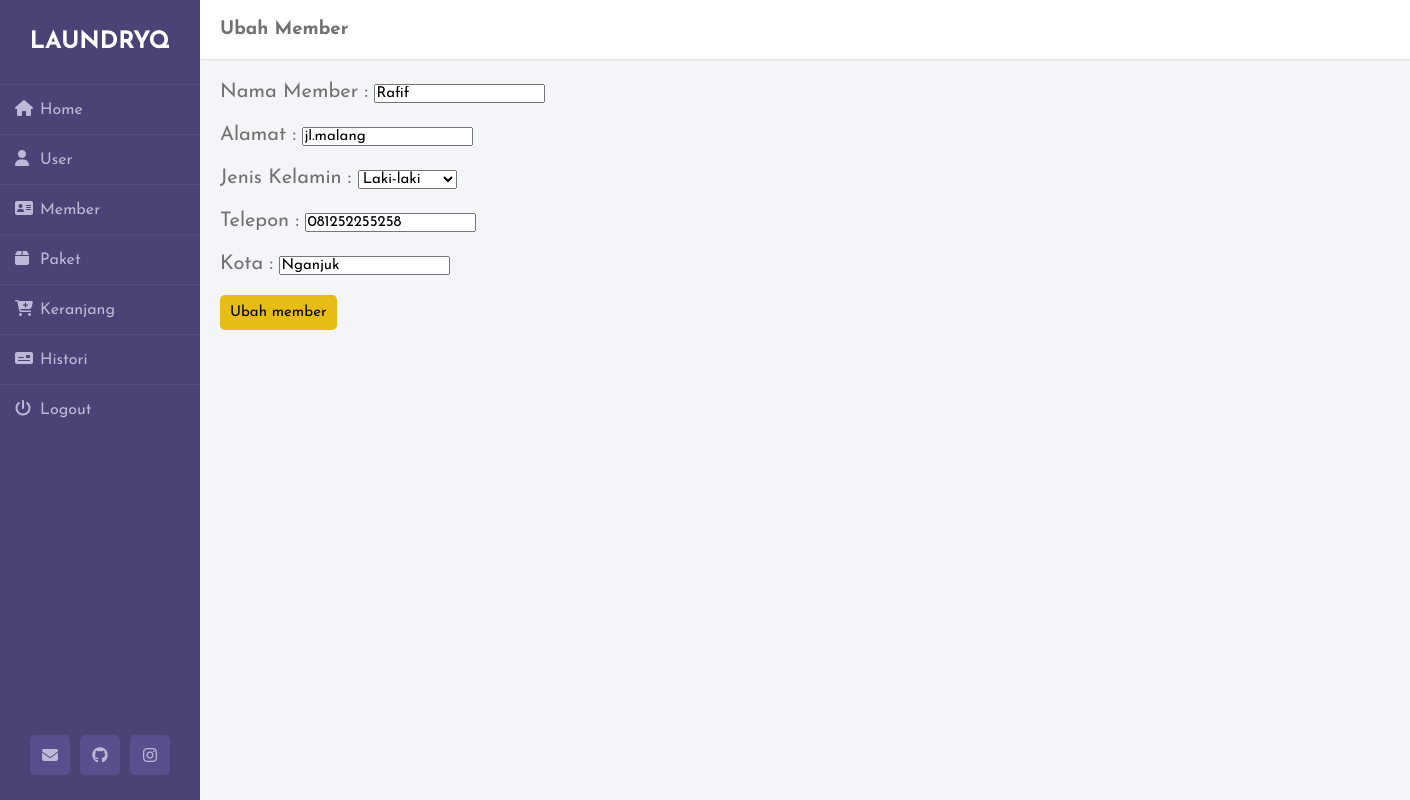
/ubah_member.php?id_member=1 (signed in), run on the app's committed database.
### tables this page shows
CREATE TABLE `member` (
  `id_member` int(11) NOT NULL,
  `nama` varchar(100) NOT NULL,
  `alamat` text NOT NULL,
  `jk` enum('L','P') NOT NULL,
  `telp` varchar(20) NOT NULL,
  `kota` text NOT NULL
);

### ubah_member.php (the view, shortened to what this page needs)
<!DOCTYPE html>
<html>
<head>
    <link rel="stylesheet" href="css/ubah_member_user.css">
</head>
<body>
    <?php
    include "header.php";
    if ($_SESSION['role'] == 'admin'){
    include "koneksi.php";
    $qry_get_member = mysqli_query($conn,"select * from member where id_member = '".$_GET['id_member']."'");
    $dt_member=mysqli_fetch_array($qry_get_member);
    ?>
    <div class="main_content">
    <div class="header"><h3>Ubah Member</h3></div>
    <div class="info">
    <form action="proses_ubah_member.php" method="post">
        Nama Member :
        <input type="text" name="nama" value=   "<?=$dt_member['nama']?>"> <br>
        Alamat :
        <input type="text" name="alamat" value="<?=$dt_member['alamat']?>"> <br>
        Jenis Kelamin :
        <?php
        $arr_gender=array('L'=>'Laki-laki','P'=>'Perempuan');
        ?>
        <select name="jk" class="form-control">
            <?php foreach ($arr_gender as $key_gender => $val_gender):
                if($key_gender==$dt_member['jk']){
                    $selek="selected";
                } else {
                    $selek="";
                }
             ?>
        <option value="<?=$key_gender?>" <?=$selek?>><?=$val_gender?></option>
            <?php endforeach ?>
        </select> <br>
        Telepon :
        <input type="text" name="telp" value="<?=$dt_member['telp']?>"> <br>
        Kota :
        <input type="text" name="kota" value="<?=$dt_member['kota']?>"> <br>
        <input class = "submit" type="submit" name="simpan" value="Ubah member">
    </form>
    </div>
    </div>
    <?php
        } else {
            echo "<script>alert('Oops');location.href='home.php';</script>";
        }
    ?>
</body>
</html>

### css/ubah_member_user.css (style rules this page uses)
.main_content { width: 100%; margin-left: 200px; }
.main_content .header { padding: 20px; background: #fff; color: #717171; border-bottom: 1px solid #e0e4e8; }
.main_content .info { font-size: 20px; margin: 20px; color: #717171; line-height: 25px; }
.main_content .info input, select { font-size: 15px; margin-bottom: 20px; }
.main_content .info .submit { padding: 10px; border-radius: 5px; background-color: #e6bc15; border: none; font-size: 15px; }

### css/header.css (style rules this page uses)
* { margin: 0; padding: 0; box-sizing: border-box; list-style: none; text-decoration: none; font-family: 'Josefin Sans', sans-serif; }
body { background-color: #f3f5f9; }

### data on the page
member: nama "Rafif", alamat "jl.malang", telp "081252255258", kota "Nganjuk"

### other printed values
form field jk "Laki-laki"
